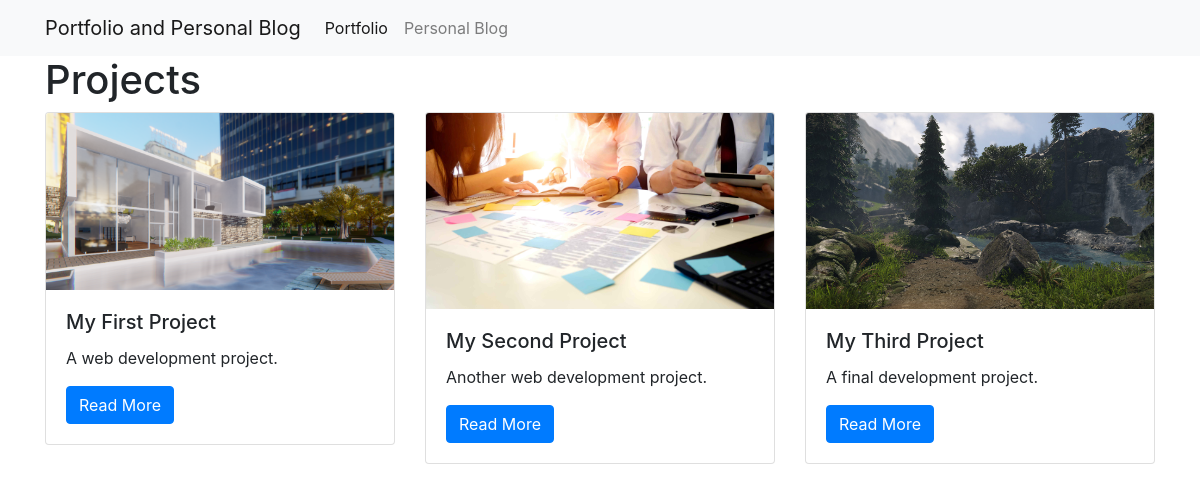
/portfolio/, run on an earlier commit of the app's database.
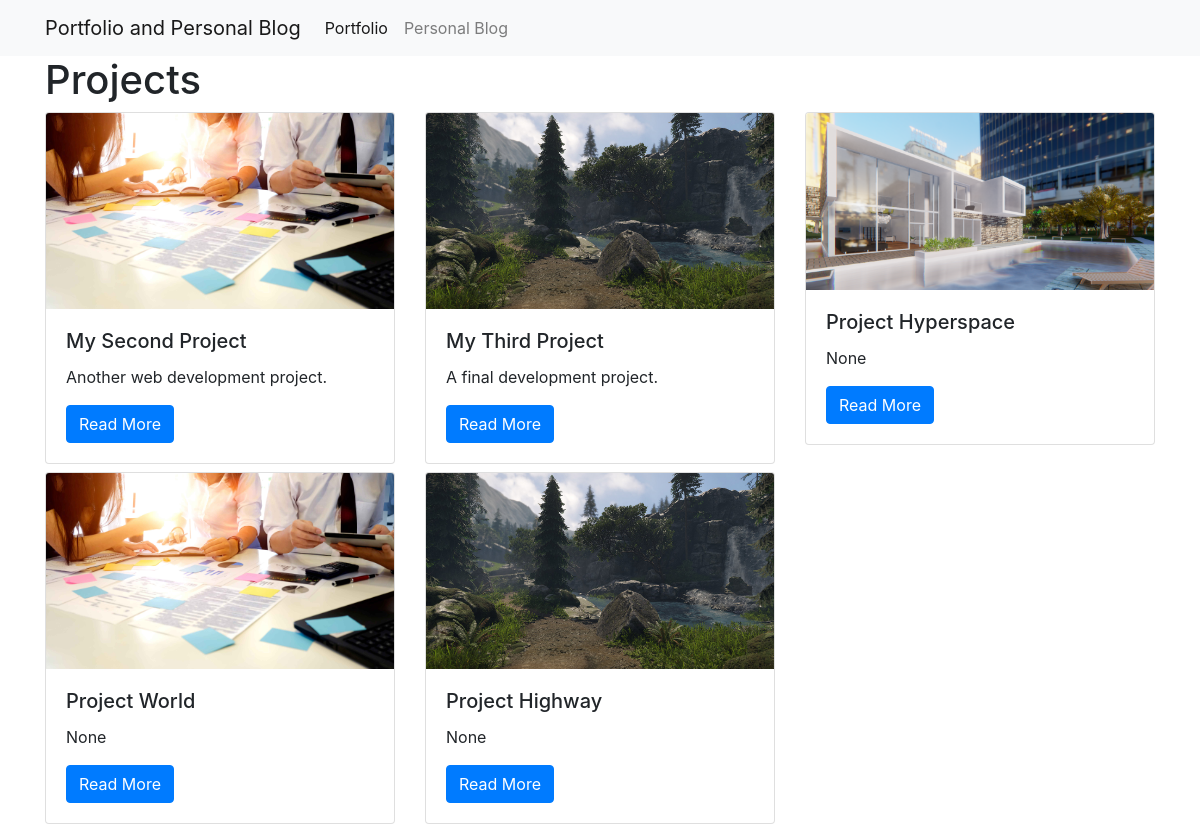
And on a later commit of the database.
### portfolio/models.py (models this page shows)
class Project(models.Model):
    title = models.CharField(max_length=100)
    description = models.TextField()
    technology = models.CharField(max_length=20)
    image = models.FilePathField(path="/img")

### portfolio/views.py (the view)
# urls.py: path("", views.project_index, name="project_index"),
def project_index(request):
    projects = Project.objects.all()
    context = {
        'projects': projects
    }
    return render(request, 'project_index.html', context)

### portfolio/templates/project_index.html
{% extends "base.html" %}
{% load static %}
{% block page_content %}
<h1>Projects</h1>
<div class="row">
{% for project in projects %}
    <div class="col-md-4">
        <div class="card mb-2">
            <img class="card-img-top" src="{% static project.image %}">
            <div class="card-body">
                <h5 class="card-title">{{ project.title }}</h5>
                <p class="card-text">{{ project.description }}</p>
                <a href="{% url 'project_detail' project.pk %}"
                   class="btn btn-primary">
                    Read More
                </a>
            </div>
        </div>
    </div>
    {% endfor %}
</div>
{% endblock %}

### pb_prtf/templates/base.html (shortened to what this page needs)
<link rel="stylesheet" href="https://stackpath.bootstrapcdn.com/bootstrap/4.1.3/css/bootstrap.min.css">
<nav class="navbar navbar-expand-lg navbar-light bg-light">
    <div class="container">
        <a class="navbar-brand" href="{% url 'project_index' %}">Portfolio and Personal Blog</a>
        <div class="collapse navbar-collapse" id="navbarSupportedContent">
          <ul class="navbar-nav mr-auto">
            <li class="nav-item active">
              <a class="nav-link" href="{% url 'project_index' %}">Portfolio</a>
            </li>
            <li class="nav-item">
              <a class="nav-link" href="{% url 'pblog:index' %}">Personal Blog</a>
            </li>
          </ul>
        </div>
    </div>
</nav>
<div class="container">
    {% block page_content %}{% endblock %}
</div>

What changed in the data, as far as the page shows it:
removed Project: image (picture), title "My First Project", description "A web development project."
added Project: image (picture), title "Project Hyperspace", description "None"
added Project: image (picture), title "Project World", description "None"
added Project: image (picture), title "Project Highway", description "None"
